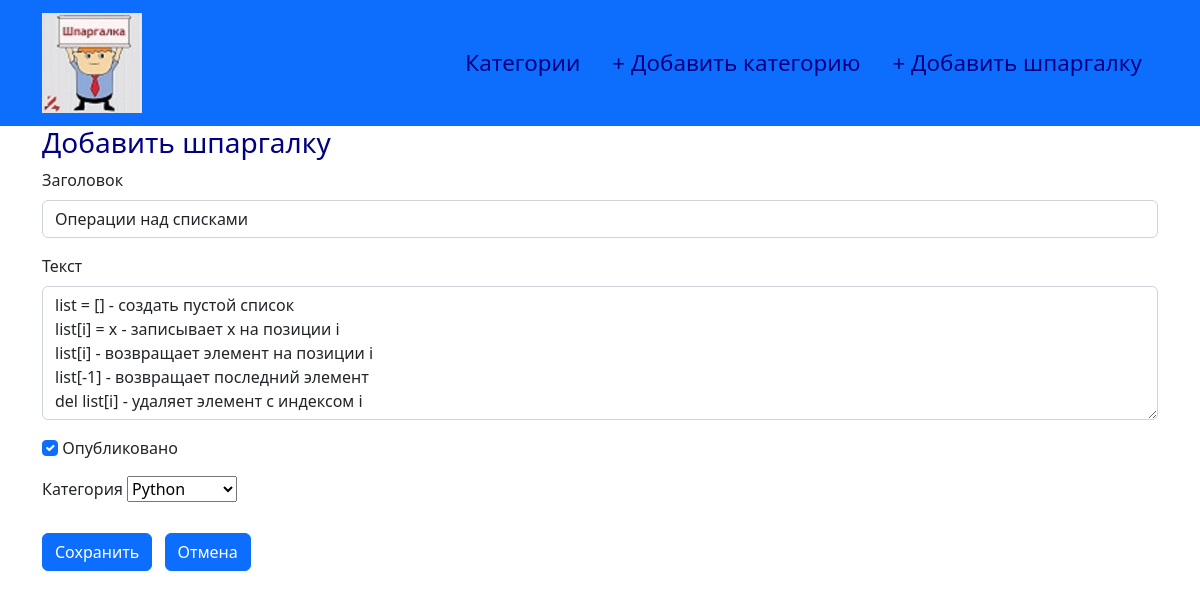
Page /sheet/6/edit on the committed database.
### models.py (models this page shows, shortened)
class Sheet(db.Model):
    id = db.Column(db.Integer, primary_key=True)
    title = db.Column(db.String(255))
    text = db.Column(db.Text)
    category_id = db.Column(db.Integer, db.ForeignKey('category.id', ondelete='CASCADE'))
    created_at = db.Column(db.DateTime, server_default=db.func.now())
    updated_at = db.Column(db.DateTime, server_default=db.func.now(), server_onupdate=db.func.now())
    is_published = db.Column(db.Boolean, default=True)

### routes.py (the view, shortened to what this page needs)
@app.route('/sheet/<int:sheet_id>/edit', methods=['GET', 'POST'])
def edit_sheet(sheet_id):
    res = Sheet.query.get(sheet_id)
    form = SheetsForm(
        title=res.title,
        text=res.text,
        category_id=res.category_id,
        is_published=res.is_published
    )
    form.category_id.choices = [(c.id, c.name) for c in db.session.query(Category).all()]
    return render_template('add_sheet.html', form=form)

### forms.py
class SheetsForm(FlaskForm):
    title = StringField('Заголовок', validators=[DataRequired()])
    text = TextAreaField('Текст')
    category_id = SelectField('Категория', choices=[])
    is_published = BooleanField('Опубликовано')
    submit = SubmitField('Сохранить')

### templates/add_sheet.html (shortened to what this page needs)
{% extends "base.html" %}
{% block content %}
    <div class="container">
        <div class="col-12">
            <h3>Добавить шпаргалку</h3>
            <form action="" method="post">
                <p>
                    {{ form.title.label(class_="form-label") }} <br>
                    {{ form.title(class_="form-control") }}
                </p>
                <p>
                    {{ form.text.label(class_="form-label") }} <br>
                    {{ form.text(class_="form-control", rows_="5") }}
                </p>
                <p>
                    {{ form.is_published(class_="form-check-input") }}
                    {{ form.is_published.label(class_="form-check-label") }}
                </p>
                <p>
                    {{ form.category_id.label(class_="form-label m-") }}
                    {{ form.category_id }}
                </p>
                <span>
                    {{ form.submit(class_="btn btn-primary") }}
                </span>
                <span><a class="btn btn-primary m-2" href="{{ url_for('index') }}">Отмена</a></span>
            </form>
        </div>
    </div>
{% endblock %}

### static/css/my_style.css (style rules this page uses)
h3 { color: #000080; }

### rows in the picture
Sheet: title "Операции над списками", text "list = [] - создать пустой список list[i] = x - записывает x на позиции i list[i] - возвращает элемент на позиции i list[-1] - возвращает последний элемент del list[i] - удаляет элемент с индексом i", is_published "☑", category_id "Python"
